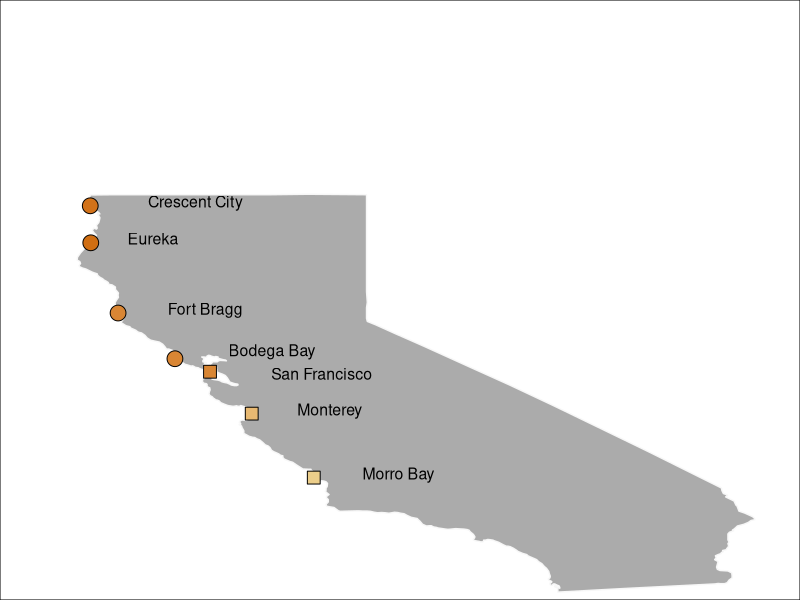
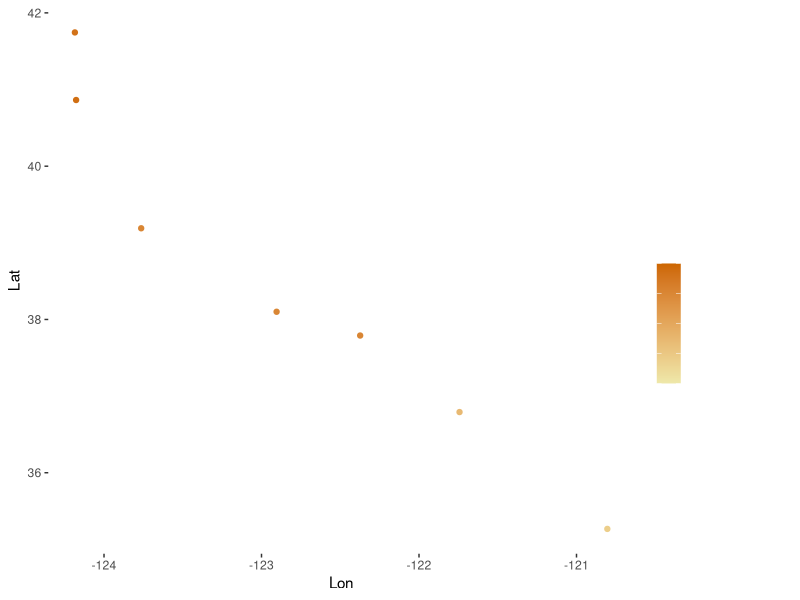
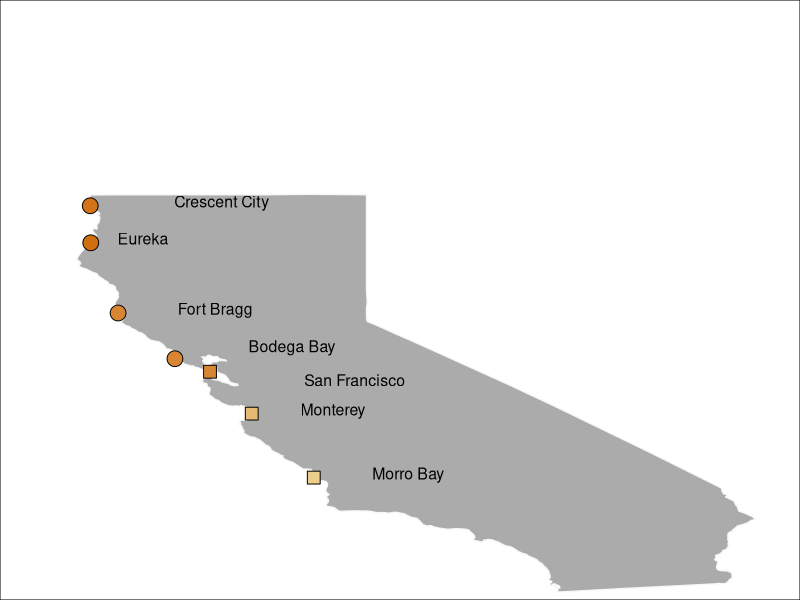
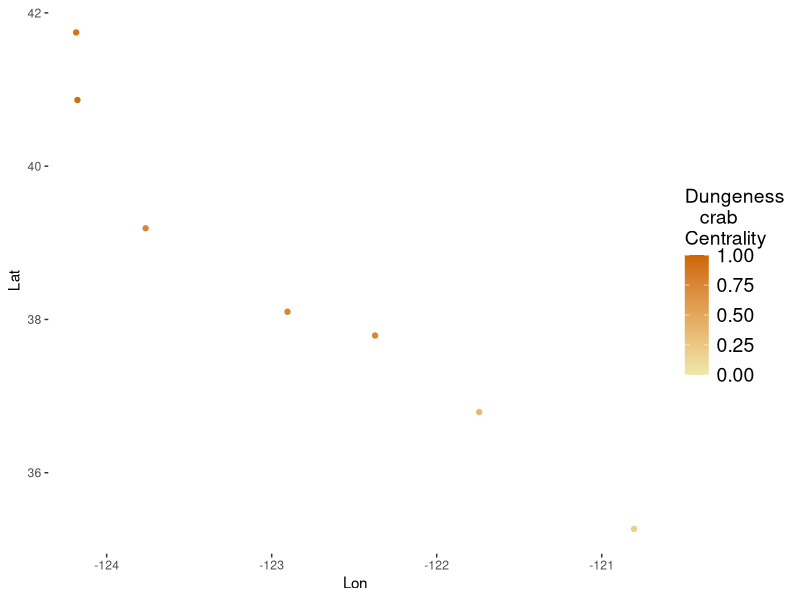
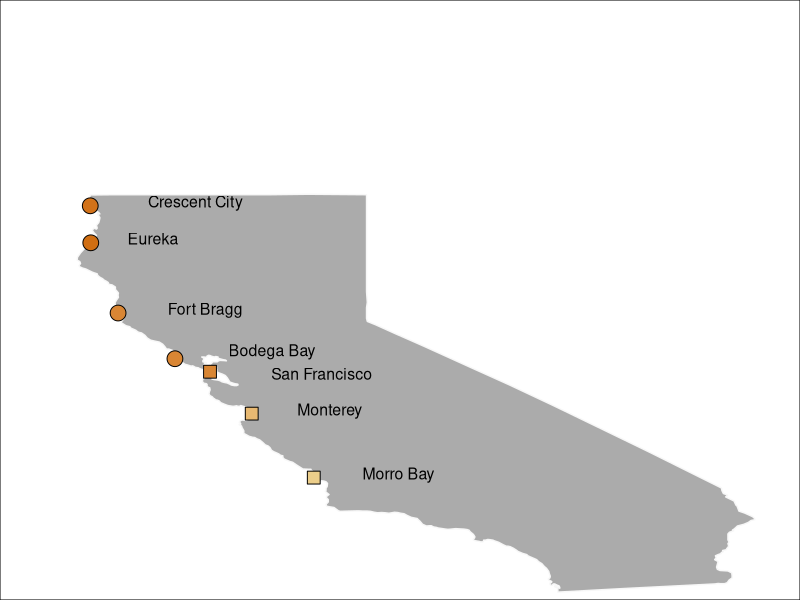
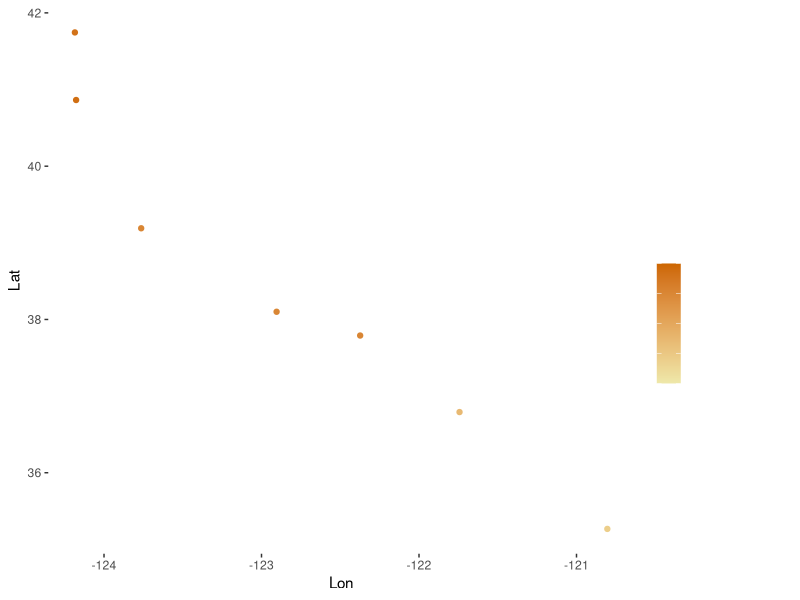
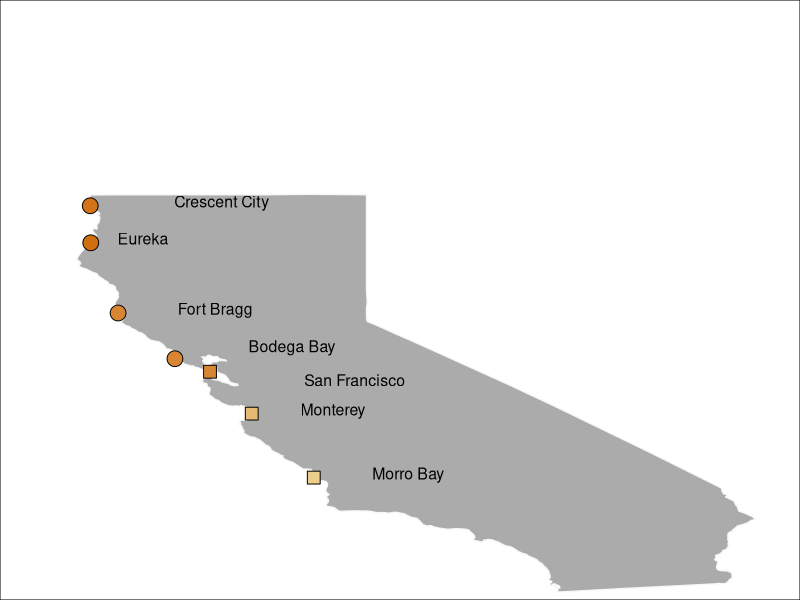
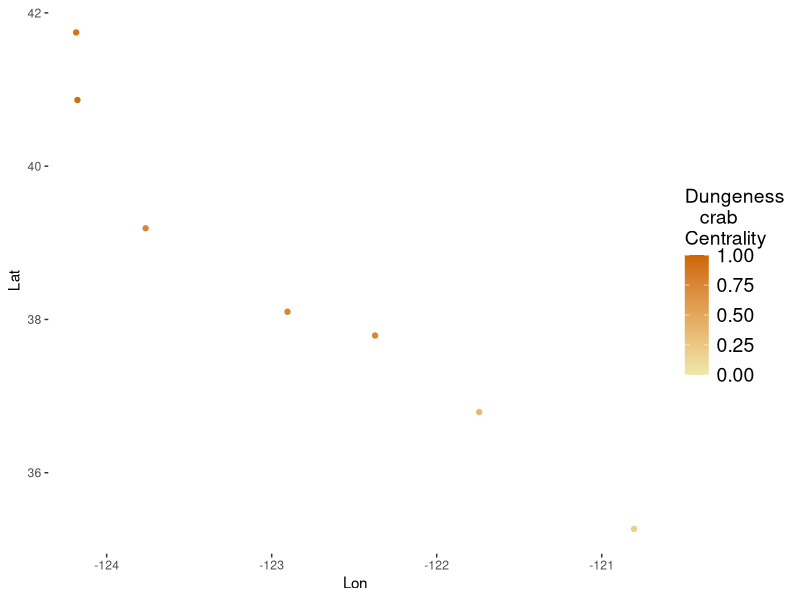

Generate these figures, in order, with R:
############## Figure 1. Map #############
#
# 1/28/2019 - M. Fisher
#
##########################################


# Set up ------------------------------------------------------------------

library(maps)
library(tidyverse)
library(here)


# Basemap -----------------------------------------------------------------
ca_df <- map_data("state") %>%
  filter(region ==("california"))


# Coordinates -------------------------------------------------------------
# the latitude is an average of all port of landing locations within a port group
#   the longitude was set manually to be a point along the coast at the given latitude
pcgroup_coords <- read.csv(here::here('data','input','pcgroup_mean_coordinates.csv'))
colnames(pcgroup_coords)



# Map, Small Figure Area ---------------------------------------------------------------------
pcgroup_coords[3,"Lon_label"] <- pcgroup_coords[3,"Lon_label"] + 0.59 #CCA
pcgroup_coords[4,"Lon_label"] <- pcgroup_coords[4,"Lon_label"] - 0.06 #ERA
pcgroup_coords[2,"Lon_label"] <- pcgroup_coords[2,"Lon_label"] + 0.32 #BGA
pcgroup_coords[1,"Lon_label"] <- pcgroup_coords[1,"Lon_label"] + 0.47 #BDA
pcgroup_coords[1,"Lat_label"] <- pcgroup_coords[1,"Lat_label"] + 0.1 #BDA
pcgroup_coords[7,"Lon_label"] <- pcgroup_coords[7,"Lon_label"] + 0.69 #SFA
pcgroup_coords[7,"Lat_label"] <- pcgroup_coords[7,"Lat_label"] -0.15 #SFA
pcgroup_coords[6,"Lon_label"] <- pcgroup_coords[6,"Lon_label"] + 0.28 #MRA
pcgroup_coords[5,"Lon_label"] <- pcgroup_coords[5,"Lon_label"] + 0.18 #MNA


# map without legend
myplot <- ggplot() +
  geom_polygon(data=ca_df, aes(x=long, y=lat, group=group), fill="grey67",linetype=1, color = "grey97") +
  geom_point(data=pcgroup_coords, aes(x=Lon, y=Lat, col=dcrb_between, pch=region), size = c(rep(5,4),rep(4,3))) +
  geom_point(data=pcgroup_coords, aes(x=Lon, y=Lat), pch=c(rep(1,4),rep(0,3)), col="black", size = c(rep(5,4),rep(4,3))) +
  geom_text(data=pcgroup_coords, aes(x=Lon_label, y=Lat_label, label=port_group_name),size=4) +
  theme_void() +
  scale_color_continuous(low="palegoldenrod", high="darkorange3", limits=c(0,1)) +
  scale_shape_manual(values=c(15,16)) +
  theme(panel.background = element_rect(fill = 'transparent'),
        plot.background = element_rect(fill='transparent', color=NA),
        legend.position="none") +
  coord_cartesian(xlim = c(-125, -114), ylim=c(33, 46))
myplot

png(here::here('results/figures','fig1/Figure1_map.png'), bg="transparent",width = 4, height = 5, units = 'in', res = 300)
myplot # Make plot
dev.off()

# legend, white text for dark background
plot_leg <- ggplot(data=pcgroup_coords, aes(x=Lon, y=Lat, col=dcrb_between)) +
  geom_point() +
  scale_color_continuous(low="palegoldenrod", high="darkorange3", name="Dungeness\n crab\nCentrality", limits=c(0,1)) +
  theme(panel.background = element_rect(fill = 'transparent'),
        plot.background = element_rect(fill='transparent', color=NA),
        legend.text=element_text(color='white', size=16),
        legend.title=element_text(color='white', size=18),
        legend.background = element_rect(fill='transparent', color=NA))
plot_leg

png(here::here('results/figures/fig1','Figure1_legend.png'), bg="transparent",width = 4, height = 5, units = 'in', res = 400)
plot_leg # Make plot
dev.off()















# Map, Large Figure Area ---------------------------------------------------------------------

# some manual adjustments to the label locations. these may need to be changed depending
#   on the size / resolution
pcgroup_coords[3,"Lon_label"] <- pcgroup_coords[3,"Lon_label"] + 0.4 #CCA
pcgroup_coords[4,"Lon_label"] <- pcgroup_coords[4,"Lon_label"] - 0.15 #ERA
pcgroup_coords[2,"Lon_label"] <- pcgroup_coords[2,"Lon_label"] + 0.15 #BGA
pcgroup_coords[1,"Lon_label"] <- pcgroup_coords[1,"Lon_label"] + 0.3 #BDA
pcgroup_coords[1,"Lat_label"] <- pcgroup_coords[1,"Lat_label"] + 0.1 #BDA
pcgroup_coords[7,"Lon_label"] <- pcgroup_coords[7,"Lon_label"] + 0.5 #SFA
pcgroup_coords[7,"Lat_label"] <- pcgroup_coords[7,"Lat_label"] -0.15 #SFA
pcgroup_coords[6,"Lon_label"] <- pcgroup_coords[6,"Lon_label"] + 0.15 #MRA
pcgroup_coords[5,"Lon_label"] <- pcgroup_coords[5,"Lon_label"] + 0.05 #MNA

# map without legend
myplot <- ggplot() +
  geom_polygon(data=ca_df, aes(x=long, y=lat, group=group), fill="grey67",linetype=1, color = "grey97") +
  geom_point(data=pcgroup_coords, aes(x=Lon, y=Lat, col=dcrb_between, pch=region), size = c(rep(5,4),rep(4,3))) +
  geom_point(data=pcgroup_coords, aes(x=Lon, y=Lat), pch=c(rep(1,4),rep(0,3)), col="black", size = c(rep(5,4),rep(4,3))) +
  geom_text(data=pcgroup_coords, aes(x=Lon_label, y=Lat_label, label=port_group_name),size=4) +
  theme_void() +
  scale_color_continuous(low="palegoldenrod", high="darkorange3", limits=c(0,1)) +
  scale_shape_manual(values=c(15,16)) +
  theme(panel.background = element_rect(fill = 'transparent'),
        plot.background = element_rect(fill='transparent', color=NA),
        legend.position="none") +
  coord_cartesian(xlim = c(-125, -114), ylim=c(33, 46))
myplot

png(here::here('results/figures','fig1/Figure1_map.png'), bg="transparent",width = 4, height = 5, units = 'in', res = 300)
myplot # Make plot
dev.off()


# legend, black text for light background
plot_leg <- ggplot(data=pcgroup_coords, aes(x=Lon, y=Lat, col=dcrb_between)) +
  geom_point() +
  scale_color_continuous(low="palegoldenrod", high="darkorange3", name="Dungeness\n   crab\nCentrality", limits=c(0,1)) +
  theme(panel.background = element_rect(fill = 'transparent'),
        plot.background = element_rect(fill='transparent', color=NA),
        legend.text=element_text(color='black', size=14),
        legend.title=element_text(color='black', size=14),
        legend.background = element_rect(fill='transparent', color=NA))
plot_leg

png(here::here('results/fig1/Figure1_legend.png'), bg="transparent",width = 4, height = 5, units = 'in', res = 300)
plot_leg # Make plot
dev.off()















